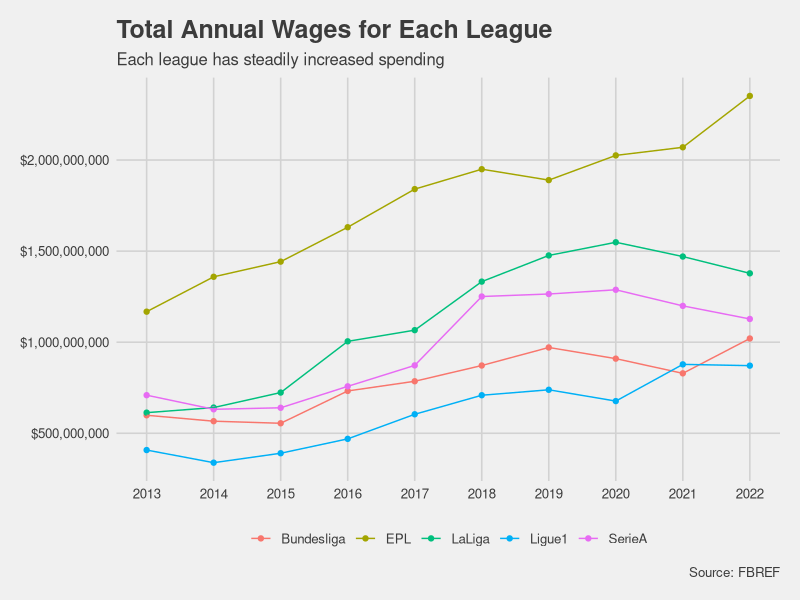

Here is the R script that generated this plot:
## ---- chunk 1
#| echo: false
#| message: false
#| output: false
# upload necessary libraries
library(readxl)
library(tidyverse)
library(writexl)
library(stringr)
library(ggthemes)
## ---- chunk 2
#| echo: false
#| message: false
#| output: false
# read the excel file as a csv
top5 <- read_excel("Top5Leagues_Payroll.xlsx")
## ---- chunk 3
#| echo: false
#| message: false
#| output: false
# select the necessary columns and create a data frame where there is the total money spent of each league across seasons
a <- top5 |>
  select(-c("# Pl", "Weekly Wages", "% Estimated", "Squad (again)")) |>
  mutate(annual = str_extract(`Annual Wages`, "\\$[0-9,]+")) |>
  mutate(annual = as.numeric(gsub("[$,]", "", annual))) |>
  select(-`Annual Wages`) |>
  filter(Season >= 2013) |>
  summarise(.by = c(League, Season), total = sum(annual))
## ---- chunk 4
#| echo: false
#| message: false
# plot the graph
a |>
  ggplot(aes(x = Season, y = total, color = League)) +
  geom_point() +
  geom_line() +
  scale_y_continuous(labels = scales::dollar_format()) +
  scale_x_continuous(breaks = seq(2013, 2022, by = 1)) +
  labs(title = "Total Annual Wages for Each League",
       subtitle = "Each league has steadily increased spending",
       caption = "Source: FBREF",
       color = NULL) +
  theme_fivethirtyeight()
